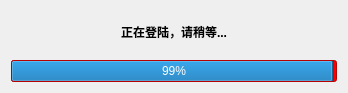
<?xml version="1.0" encoding="UTF-8"?>
<ui version="4.0">
 <class>ProgressBar</class>
 <widget class="QWidget" name="ProgressBar">
  <property name="geometry">
   <rect>
    <x>0</x>
    <y>0</y>
    <width>348</width>
    <height>93</height>
   </rect>
  </property>
  <property name="windowTitle">
   <string>登陆中</string>
  </property>
  <layout class="QVBoxLayout" name="verticalLayout">
   <item>
    <widget class="QLabel" name="LoginWait">
     <property name="layoutDirection">
      <enum>Qt::LeftToRight</enum>
     </property>
     <property name="styleSheet">
      <string notr="true">font: 75 9pt &quot;Adobe Arabic&quot; bold;</string>
     </property>
     <property name="text">
      <string>&lt;html&gt;&lt;head/&gt;&lt;body&gt;&lt;p&gt;&lt;span style=&quot;
       font-weight:600;&quot;&gt;正在登陆，请稍等...&lt;/span&gt;&lt;/p&gt;&lt;/body&gt;&lt;/html&gt;</string>
     </property>
     <property name="alignment">
      <set>Qt::AlignCenter</set>
     </property>
    </widget>
   </item>
   <item>
    <widget class="QProgressBar" name="LoginProgress">
     <property name="styleSheet">
      <string notr="true">background-color: rgb(255, 0, 0);</string>
     </property>
     <property name="value">
      <number>99</number>
     </property>
    </widget>
   </item>
  </layout>
 </widget>
 <resources/>
 <connections/>
</ui>
